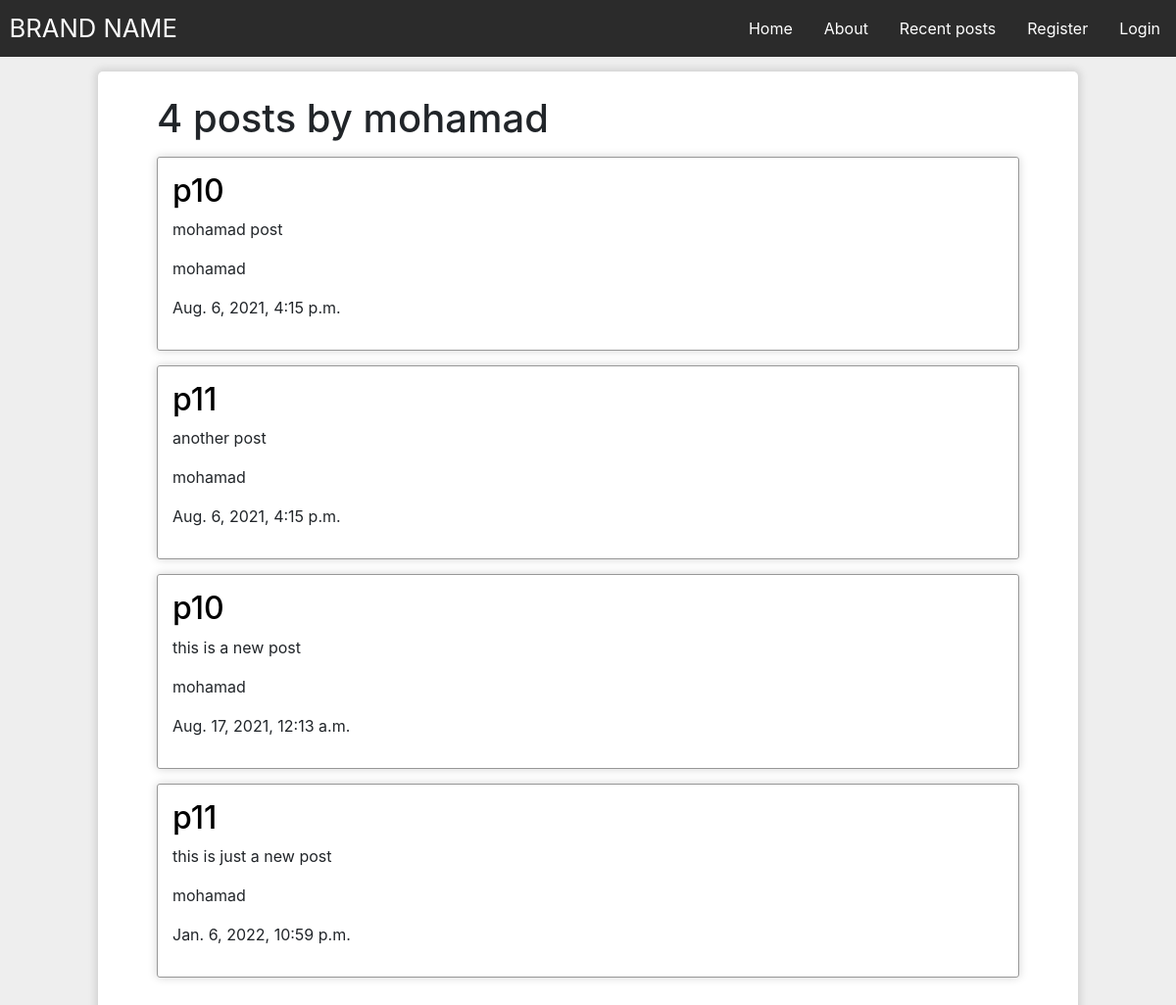
The page /blog/post/mohamad/ on the database as committed earlier.
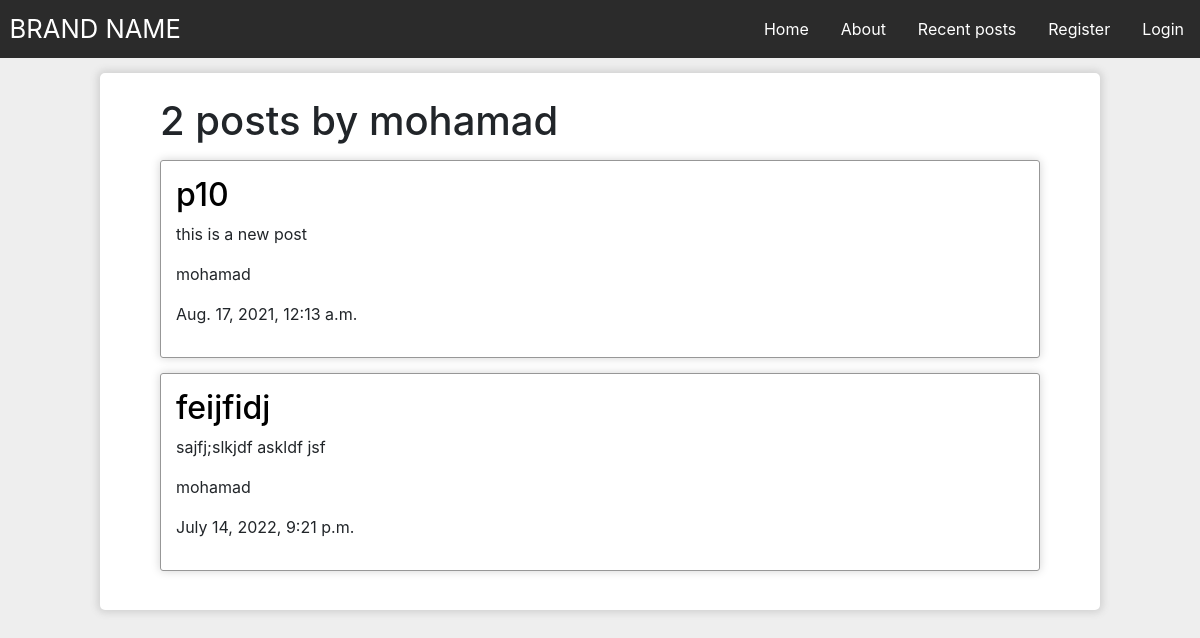
The same page on the database as committed later.
### Blog/models.py (models this page shows, shortened)
class Post(models.Model):
    title = models.CharField(max_length=20)
    content = models.TextField()
    date_posted = models.DateTimeField(default=timenow, help_text="تاریخ الان")
    author = models.ForeignKey(User, on_delete=models.CASCADE)

### Blog/views.py (the view)
# urls.py: path('post/<str:username>/', views.PostListAuthor.as_view(), name='blog-post-author')
class PostListAuthor(ListView):
    model = Post
    template_name = 'Blog/post.html'
    context_object_name = 'posts'
    ordering = ['-date_posted']
    paginate_by = 5
    def get_queryset(self):
        return Post.objects.filter(author=User.objects.get(username=self.kwargs.get('username')))

### Blog/templates/Blog/post.html (shortened to what this page needs)
{% extends 'Blog/base.html' %}
{% block content %}
    {% if paginator.count != 0 %}
        <h1> {{paginator.count}} post{{paginator.count|pluralize}} by {{ view.kwargs.username }}</h1>
    {% else %}
        <h1>No post yet!</h1>
    {% endif %}
    {% for post in posts %}
        <div class="post">
            <h2> <a style="color: black;" href="{% url 'blog-post' post.id %}">{{post.title}}</a></h2>
            <p>{{post.content}}</p>
            <p>{{post.author}}</p>
            <p>{{post.date_posted}}</p>
        </div>
    {% endfor %}
{% endblock content %}

### Blog/templates/Blog/base.html (shortened to what this page needs)
{% load static %}
<!DOCTYPE html>
<html lang="en">
<head>
    <link rel="stylesheet" href="https://stackpath.bootstrapcdn.com/bootstrap/4.3.1/css/bootstrap.min.css">
    <link rel="stylesheet" href="{% static 'Blog/main.css' %}">
</head>
<body>
    <nav>
        <div class="nav-title">BRAND NAME</div>
        <div class="nav-links">
            <ul>
                <li><a href="{% url 'blog-home' %}" class="nav_home">Home</a></li>
                <li><a href="{% url 'blog-about' %}" class="nav_about">About</a></li>
                {% if user.is_authenticated %}
                <li><a href="{% url 'users-profile' %}" class="nav_about">Profile</a></li>
                <li><a href="{% url 'blog-post-myposts' %}" class="nav_about">My posts</a></li>
                <li><a href="{% url 'blog-post-resent' %}" class="nav_about">Recent posts</a></li>
                <li><a href="{% url 'blog-post-create' %}" class="nav_about">New post</a></li>
                <li><a href="{% url 'users-logout' %}" class="nav_about">Logout</a></li>
                {% else %}
                <li><a href="{% url 'blog-post-resent' %}" class="nav_about">Recent posts</a></li>
                <li><a href="{% url 'users-register' %}" class="nav_about">Register</a></li>
                <li><a href="{% url 'users-login' %}" class="nav_about">Login</a></li>
                {% endif %}
            </ul>
        </div>
    </nav>
    <div class="content profile">
    {% block content %}{% endblock %}
    </div>
</body>
</html>

### Blog/static/Blog/main.css (style rules this page uses)
* { padding: 0; margin: 0; box-sizing: border-box; }
body { background-color: rgb(238, 238, 238); }
nav { display: flex; align-items: center; justify-content: space-between; color: white; background-color: rgb(43, 43, 43); }
.nav-title { font-size: 1.6rem; margin: .6rem; }
.nav-links ul { display: flex; margin: 0; }
.nav-links li { list-style-type: none; }
.nav-links a { display: block; color: white; text-decoration: none; transition: all .4s ease; padding: 1rem; }
h1 { margin-bottom: 15px; }
.content { padding: 3vh 5vw; background-color: white; width: 1000px; margin: 15px auto; border-radius: 5px; box-shadow: 0 0 7px 3px lightgrey; }
li { list-style-type: none; }
.post { padding: 15px; border: 1px solid rgb(151, 151, 151); border-radius: 3px; box-shadow: 0 0 10px 0 lightgrey; margin-bottom: 15px; }

Rows that differ between the two databases and show on the page:
removed Post: title "p10", content "mohamad post", author "mohamad", date_posted "Aug. 6, 2021, 4:15 p.m."
removed Post: title "p11", content "another post", author "mohamad", date_posted "Aug. 6, 2021, 4:15 p.m."
removed Post: title "p11", content "this is just a new post", author "mohamad", date_posted "Jan. 6, 2022, 10:59 p.m."
added Post: title "feijfidj", content "sajfj;slkjdf askldf jsf", author "mohamad", date_posted "July 14, 2022, 9:21 p.m."
Other text that changed with them:
{{ paginator.count }}: "4" → "2"
